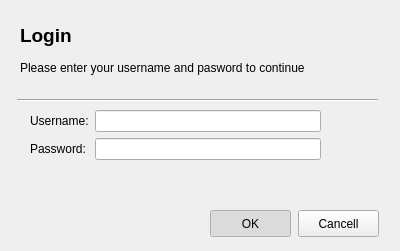
<?xml version="1.0" encoding="UTF-8"?>
<ui version="4.0">
 <class>Autenticate</class>
 <widget class="QWidget" name="Autenticate">
  <property name="geometry">
   <rect>
    <x>0</x>
    <y>0</y>
    <width>400</width>
    <height>251</height>
   </rect>
  </property>
  <property name="windowTitle">
   <string>Form</string>
  </property>
  <widget class="QLabel" name="label">
   <property name="geometry">
    <rect>
     <x>20</x>
     <y>20</y>
     <width>81</width>
     <height>31</height>
    </rect>
   </property>
   <property name="font">
    <font>
     <pointsize>14</pointsize>
     <weight>75</weight>
     <bold>true</bold>
    </font>
   </property>
   <property name="text">
    <string>Login</string>
   </property>
  </widget>
  <widget class="QLabel" name="label_2">
   <property name="geometry">
    <rect>
     <x>20</x>
     <y>60</y>
     <width>371</width>
     <height>16</height>
    </rect>
   </property>
   <property name="text">
    <string>Please enter your username and pasword to continue</string>
   </property>
  </widget>
  <widget class="Line" name="line">
   <property name="geometry">
    <rect>
     <x>17</x>
     <y>90</y>
     <width>361</width>
     <height>20</height>
    </rect>
   </property>
   <property name="orientation">
    <enum>Qt::Horizontal</enum>
   </property>
  </widget>
  <widget class="QPushButton" name="CancellButton">
   <property name="geometry">
    <rect>
     <x>298</x>
     <y>210</y>
     <width>81</width>
     <height>27</height>
    </rect>
   </property>
   <property name="text">
    <string>Cancell</string>
   </property>
  </widget>
  <widget class="QPushButton" name="OKButton">
   <property name="geometry">
    <rect>
     <x>210</x>
     <y>210</y>
     <width>81</width>
     <height>27</height>
    </rect>
   </property>
   <property name="text">
    <string>OK</string>
   </property>
   <property name="checkable">
    <bool>true</bool>
   </property>
   <property name="checked">
    <bool>true</bool>
   </property>
  </widget>
  <widget class="QWidget" name="layoutWidget">
   <property name="geometry">
    <rect>
     <x>30</x>
     <y>110</y>
     <width>291</width>
     <height>62</height>
    </rect>
   </property>
   <layout class="QFormLayout" name="formLayout">
    <item row="0" column="0">
     <widget class="QLabel" name="label_3">
      <property name="text">
       <string>Username:</string>
      </property>
     </widget>
    </item>
    <item row="1" column="0">
     <widget class="QLabel" name="label_4">
      <property name="text">
       <string>Password:</string>
      </property>
     </widget>
    </item>
    <item row="1" column="1">
     <widget class="QLineEdit" name="PasswordTextBox">
      <property name="maxLength">
       <number>50</number>
      </property>
      <property name="echoMode">
       <enum>QLineEdit::Password</enum>
      </property>
     </widget>
    </item>
    <item row="0" column="1">
     <widget class="QLineEdit" name="UsernameTextBox"/>
    </item>
   </layout>
  </widget>
 </widget>
 <resources/>
 <connections/>
</ui>
